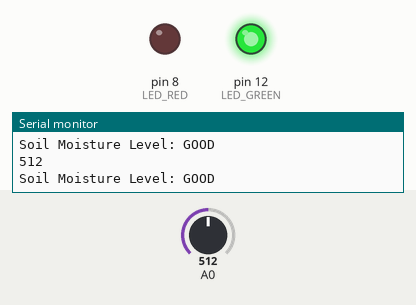
Bench run of a sketch on a simulated Arduino Uno, built with avr-gcc and run on an emulated ATmega328P. Parts: output pins drawn as LEDs (lit = HIGH), the last lines printed to the serial monitor. Dashed ring = blinking. The inputs (shaded band) are chosen by the test bench; at power-on: A0 = 512.

Above: at 5.8 s.
5.9 s: A0 set to 610
At 10.3 s:
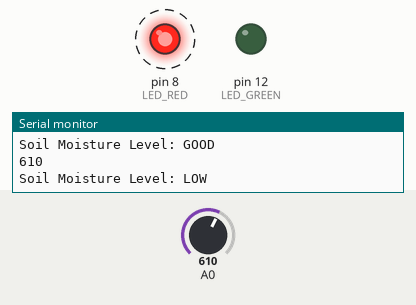
12.5 s: A0 set to 590
At 15.3 s:
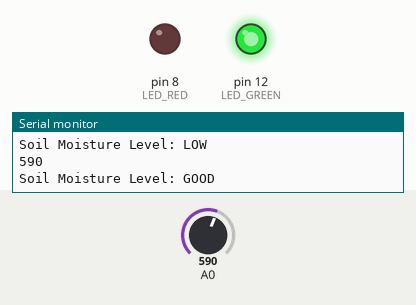
21.5 s: A0 set to 716
At 25.9 s:
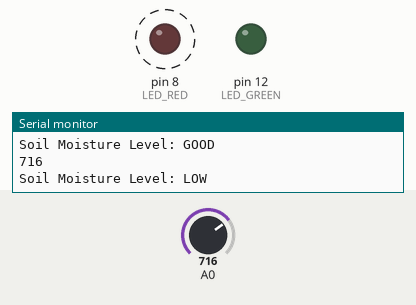
Timing chart, 0 to 34.5 s (numbered marks = the images above; inputs shaded):
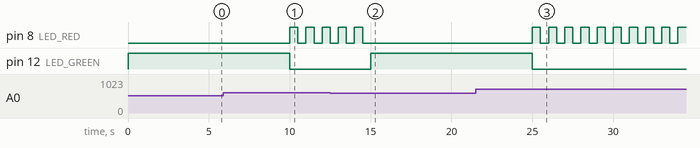

Measured:
- after the input at 5.9 s, pin 8 (LED_RED): alternates HIGH for 0.50 s and LOW for 0.50 s, starting after 4.1 s; pin 12 (LED_GREEN): HIGH → LOW after 4.1 s
- after the input at 12.5 s, pin 8 (LED_RED): goes on until 14.5 s, then stays LOW; pin 12 (LED_GREEN): LOW → HIGH after 2.5 s
- after the input at 21.5 s, pin 8 (LED_RED): alternates HIGH for 0.50 s and LOW for 0.50 s, starting after 3.5 s; pin 12 (LED_GREEN): HIGH → LOW after 3.5 s

The sketch:

SmartPotPlant.ino
```cpp
  /*
  # Editor     : Lauren
  # Date       : 13.01.2012
  # Version    : 1.0
  # Connect the sensor to the A0(Analog 0) pin on the Arduino board
  # the sensor value description
  # 0  ~300     dry soil
  # 300~700     humid soil
  # 700~950     in water
  */
int LED_GREEN = 12;
int LED_RED = 8;
void setup() {
  Serial.begin(9600); // open serial port, set the baud rate as 9600 bps
  pinMode(LED_GREEN, OUTPUT); // green coloured LED
  pinMode(LED_RED, OUTPUT); // red coloured LED
}
void loop() {
  int val;
  val = analogRead(0); //connect sensor to Analog 0

  if (val<350 || val>600) {
    Serial.println(val);
    Serial.println("Soil Moisture Level: LOW"); // print message to monitor
    digitalWrite(LED_RED, HIGH);
    delay(500);
    digitalWrite(LED_RED, LOW);
    delay(500);
    digitalWrite(LED_RED, HIGH);
    delay(500);
    digitalWrite(LED_RED, LOW);
    delay(500);
    digitalWrite(LED_RED, HIGH);
    delay(500);
    digitalWrite(LED_RED, LOW);
    delay(500);
    digitalWrite(LED_RED, HIGH);
    delay(500);
    digitalWrite(LED_RED, LOW);
    delay(500);
    digitalWrite(LED_RED, HIGH);
    delay(500);
    digitalWrite(LED_RED, LOW);
    delay(500);
    }
  if (val>350 && val<600)
    {
      Serial.println(val);
      Serial.println("Soil Moisture Level: GOOD"); // print message to monitor
      digitalWrite(LED_GREEN, HIGH);  // green LED
      delay(5000);
      digitalWrite(LED_GREEN, LOW);
    }
  }
```
